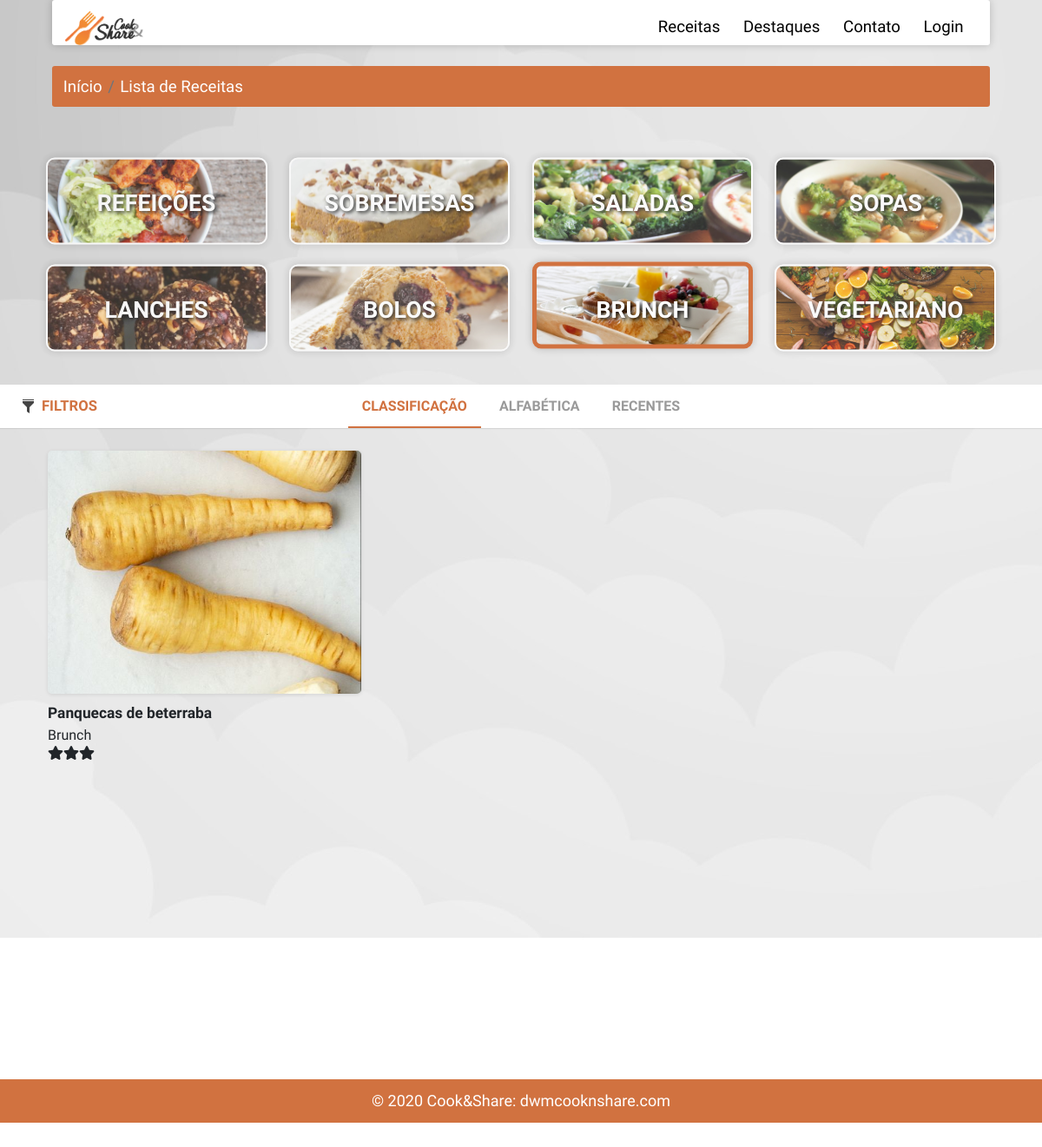
The page /receitas_brunch.php on the database its author committed.
### tables this page shows
CREATE TABLE `categorias` (
  `id_categoria` int(6) NOT NULL,
  `nome` varchar(255) NOT NULL,
  `imagem` varchar(255) NOT NULL DEFAULT 'sem_imagem.jpg',
  `criado` timestamp NOT NULL DEFAULT current_timestamp(),
  `editado` timestamp NOT NULL DEFAULT current_timestamp() ON UPDATE current_timestamp()
);

CREATE TABLE `receitas` (
  `id_receita` int(6) NOT NULL,
  `id_user` int(6) NOT NULL,
  `nome` varchar(255) NOT NULL,
  `imagem` varchar(22) NOT NULL DEFAULT 'sem_imagem.jpg',
  `descricao` longtext NOT NULL,
  `duracao` int(10) NOT NULL,
  `ingredientes_desc` varchar(255) NOT NULL,
  `id_ingredientes` varchar(255) NOT NULL,
  `passos` varchar(255) NOT NULL,
  `id_categoria` int(6) NOT NULL,
  `npessoas` int(10) NOT NULL,
  `classificacao` int(11) NOT NULL DEFAULT 3,
  `total_classificacao` float NOT NULL,
  `nclassificacoes` int(11) NOT NULL,
  `dificuldade` enum('Fácil','Média','Difícil','') NOT NULL,
  `privacidade` enum('Público','Privado') NOT NULL DEFAULT 'Público',
  `estado` enum('Pendente','Aprovado','','') NOT NULL DEFAULT 'Pendente',
  `criado` timestamp NOT NULL DEFAULT current_timestamp(),
  `editado` timestamp NOT NULL DEFAULT current_timestamp() ON UPDATE current_timestamp()
);

### includes/ordenacao_brunch.php (called while the page is built, shortened)
<?php
$resultrec = mysqli_query($conn, "SELECT receitas.nome, receitas.npessoas, receitas.estado, receitas.duracao, receitas.dificuldade, receitas.id_categoria, receitas.id_receita,
receitas.imagem, receitas.classificacao, categorias.nome AS 'catnome' FROM receitas  INNER JOIN categorias ON receitas.id_categoria = categorias.id_categoria
 WHERE receitas.privacidade = 'Público' AND receitas.id_categoria = 7 AND receitas.estado = 'Aprovado' ORDER BY classificacao DESC");

### includes/categorias.php (the view, shortened to what this page needs)
<?php
        include 'db.php';
        ?>
<!DOCTYPE html>
<html>
<head>
    <link rel="stylesheet" href="assets\css\categorias.css">
</head>
<body>
<div class="menus" id="menus">
        <div class="lmenus">
        <?php
                    $result = mysqli_query($conn, "SELECT * FROM categorias");
                    foreach($result as $row) {
                            $id = $row['id_categoria'];
                            $nome = $row['nome'];
                            $imagem = $row['imagem'];
                            echo '
                            <input type="hidden" name="categoria" id="rid" value="'.$id.'">
                            <div id="'.$id.'" class="col" style="background-image:url(../admin/img/categorias/' .$imagem.');">
                            <div class="lista" >
                            <span>'.$nome.'</span>
                            <input type="hidden" name="categorianome" id="rnome" value="'.$nome.'">
                            </div>
                        </div>';
        }
        ?>
        </div>
    </div>
</body>
</html>

### receitas_brunch.php (shortened to what this page needs)
<html>
<head>
    <link rel="stylesheet" href="https://stackpath.bootstrapcdn.com/bootstrap/4.4.1/css/bootstrap.min.css">
    <link rel="stylesheet" href="assets/css/receitas.css">
</head>
<body>
<?php include("includes/navsU.php");
?>
 <div class="dbreadcrumb" aria-label="breadcrumb">
        <ol class="breadcrumb">
            <li class="breadcrumb-item"><a href="#">Início</a></li>
            <li class="breadcrumb-item active" aria-current="page"><a href="#">Lista de Receitas</a></li>
        </ol>
    </div>
    <?php include("includes/categorias.php");?>
    <main class="cd-main-content">
        <div class="cd-tab-filter-wrapper">
            <div class="cd-tab-filter">
                <ul class="cd-filters">
                    <li class="filter"><a class="selected" id="orderclass" data-type="all">Classificação</a></li>
                    <li class="filter" ><a data-type="all" id="orderalfa">Alfabética</a></li>
                    <li class="filter" ><a data-type="all" id="orderrecentes">Recentes</a></li>
                </ul>
            </div>
        </div>
        <section class="cd-gallery">
            <ul>
            <?php
            include("includes/ordenacao_brunch.php");
                        foreach($resultrec as $rowrec) {
                            $id = $rowrec['id_receita'];
                            $imagem = $rowrec['imagem'];
                            $classificacao = $rowrec['classificacao'];
                            $classificacao = intval($classificacao);
                            $duracao = $rowrec['duracao'];
                            $duracao = intval($duracao);
                            $nome = $rowrec['nome'];
                            $npessoas = $rowrec['npessoas'];
                            $categoria = $rowrec['catnome'];
                            $dificulade = $rowrec['dificuldade'];
                            if ($duracao<10){
                                $duracaof = "menos10m";
                            }else if (10 <= $duracao && $duracao<15){
                                $duracaof = "mais10menos15m";
                            }else if (15 <= $duracao && $duracao<20){
                                $duracaof = "mais15mmenos20m";
                            }else if (20<=$duracao && $duracao <25){
                                $duracaof = "mais20mmenos25m";
                            }else if (25<=$duracao && $duracao<30){
                                $duracaof = "mais25mmenos30m";
                            }else if (30<=$duracao && $duracao<=35){
                                $duracaof = "mais30mmenos35m";
                            }else if (35<$duracao){
                                $duracaof = "mais35m";
                            }
                            echo"
                            <li class='mix ".$categoria." ".$classificacao."c ".$duracaof." ".$dificulade." ".$npessoas."p'>
                            <div class='imgrec'>
                            <img src='assets/img/receitas/$imagem' alt='$nome'>
                            <div class='info'>
                                <p class='titulo'>".$nome."</p>
                                <input type='hidden' name='rcid' id='rid' value='".$id."'>
                                <p class='categoria'>".$categoria."</p>
                                <p class='class'>";  for ($i = 0; $i < $classificacao; $i++) { echo"<i class='fa fa-star' aria-hidden='true'></i>"; } echo"</p>
                            </div>
                            </div>
                        </li>
                            ";}?>
            </ul>
        </section>
        <a href="#0" class="cd-filter-trigger"> Filtros</a>
    </main>
</body>
</html>

### assets/css/receitas.css (style rules this page uses)
html { font-size: 80%; }
body { font-size: 1.6rem; font-family: 'Dosis', sans-serif; background-image: url("../img/back.jpg"); background-attachment: fixed; z-index: -1; background-repeat: no-repeat; }
.dbreadcrumb { font-size: 14pt; width: 90%; margin-top: 2%; margin-left: auto; margin-right: auto; animation-name: breadcrumb; animation-duration: 0.9s; margin-bottom: 50px; }
.dbreadcrumb ol { background-color: #D17240; }
.dbreadcrumb ol a { color: white; text-decoration: none; }
.cd-main-content a { color: #D17240; text-decoration: none; }
.cd-main-content ol, .cd-main-content ul { list-style: none; }
.cd-main-content { margin-top: 320px; position: relative; min-height: 100vh; }
.cd-main-content:after { content: ""; display: table; clear: both; }
.cd-tab-filter-wrapper { background-color: #ffffff; box-shadow: 0 1px 1px rgba(0, 0, 0, 0.08); z-index: 1; }
.cd-tab-filter-wrapper:after { content: ""; display: table; clear: both; }
.cd-tab-filter { position: relative; height: 50px; width: 140px; margin: 0 auto; z-index: 1; }
.cd-tab-filter::after { content: ''; position: absolute; right: 14px; top: 50%; bottom: auto; -webkit-transform: translateY(-50%); -moz-transform: translateY(-50%); -ms-transform: translateY(-50%); -o-transform: translateY(-50%); transform: translateY(-50%); display: inline-block; width: 16px; height: 16px; background: url("../img/cd-icon-arrow.svg") no-repeat center center; -webkit-transition: all 0.3s; -moz-transition: all 0.3s; transition: all 0.3s; pointer-events: none; }
.cd-tab-filter ul { position: absolute; top: 0; left: 0; background-color: #ffffff; box-shadow: inset 0 -2px 0 #D17240; }
li.filter a { font-size: 12pt; cursor: pointer; }
.cd-tab-filter li { display: none; }
.cd-tab-filter a { display: block; height: 50px; width: 140px; line-height: 50px; padding-left: 14px; }
.cd-tab-filter a.selected { background: #D17240; color: #ffffff; }
@media only screen and (min-width: 768px) { .cd-tab-filter { width: auto; cursor: auto; } }
@media only screen and (min-width: 768px) { .cd-tab-filter::after { display: none; } }
@media only screen and (min-width: 768px) { .cd-tab-filter ul { background: transparent; position: static; box-shadow: none; text-align: center; } }
@media only screen and (min-width: 768px) { .cd-tab-filter li { display: inline-block; } }
@media only screen and (min-width: 768px) { .cd-tab-filter a { display: inline-block; padding: 0 1em; width: auto; color: #9a9a9a; text-transform: uppercase; font-weight: 700; font-size: 1.3rem; } }
@media only screen and (min-width: 768px) { .cd-tab-filter a.selected { background: transparent; color: #D17240; box-shadow: inset 0 -2px 0 #D17240; } }
@media only screen and (min-width: 1170px) { .cd-tab-filter { width: 100%; float: right; margin: 0; -webkit-transition: width 0.3s; -moz-transition: width 0.3s; transition: width 0.3s; } }
.cd-gallery { padding: 26px 0; width: 100%; padding-left: 35px; }
.cd-gallery li { margin-bottom: 3em; display: none; text-align: left; cursor: pointer; margin-right: 5px; margin-left: 5px; }
.cd-gallery img { width: 100%; height: 280px; margin-bottom: 10px; border-radius: 5px; object-fit: cover; box-shadow: 0 1px 4px rgba(0, 0, 0, 0.1); }
.info p.titulo { text-align: left; font-size: 13pt; font-weight: bold; margin-bottom: 0; }
.info p.categoria { text-align: left; font-size: 12pt; margin-bottom: 0; }
.info p.class { text-align: left; font-size: 12pt; margin-bottom: 0; }
@media only screen and (min-width: 1170px) { .cd-gallery { -webkit-transition: width 0.3s; -moz-transition: width 0.3s; transition: width 0.3s; width: 100%; } }
@media only screen and (min-width: 1170px) { .cd-gallery li { width: 19%; } }
@media only screen and (max-width: 1919px) { .cd-gallery li { width: 31%; } }
@media only screen and (max-width: 1919px) { .cd-gallery { margin-left: 15px; } }
.cd-filter-trigger { position: absolute; top: 0; left: 2%; height: 50px; line-height: 50px; width: 60px; overflow: hidden; text-indent: 100%; color: transparent; white-space: nowrap; background: transparent url("../img/filtro.png") no-repeat center center; z-index: 3; }
@media only screen and (min-width: 1170px) { .cd-filter-trigger { width: auto; left: 2%; text-indent: 0; color: #9a9a9a; text-transform: uppercase; font-size: 1.3rem; font-weight: 700; padding-left: 24px; background-position: left center; -webkit-transition: color 0.3s; -moz-transition: color 0.3s; transition: color 0.3s; } }

### assets/css/navU.css (style rules this page uses)
* { margin: 0; padding: 0; font-family: 'Dosis', sans-serif; }

### rows shown on the page
categorias: imagem (picture), nome "REFEIÇÕES"
categorias: imagem (picture), nome "SOBREMESAS"
categorias: imagem (picture), nome "SALADAS"
categorias: imagem (picture), nome "SOPAS"
categorias: imagem (picture), nome "LANCHES"
categorias: imagem (picture), nome "BOLOS"
categorias: imagem (picture), nome "BRUNCH"
categorias: imagem (picture), nome "VEGETARIANO"
receitas: imagem (picture), nome "Panquecas de beterraba", id_categoria.nome "Brunch", classificacao 3 (drawn)
